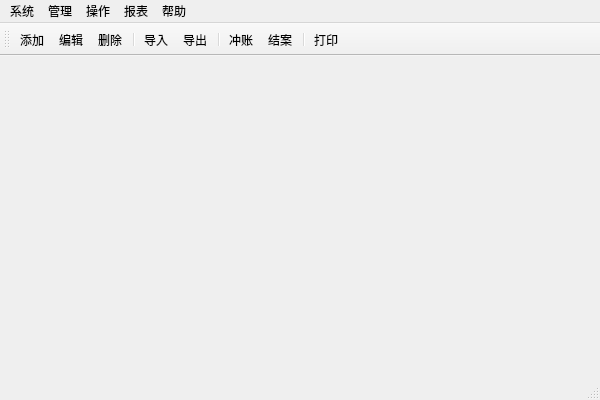
<?xml version="1.0" encoding="UTF-8"?>
<ui version="4.0">
 <author>Steve Xu</author>
 <class>FinanceMgrClass</class>
 <widget class="QMainWindow" name="FinanceMgrClass">
  <property name="geometry">
   <rect>
    <x>0</x>
    <y>0</y>
    <width>600</width>
    <height>400</height>
   </rect>
  </property>
  <property name="windowTitle">
   <string>FinanceMgr</string>
  </property>
  <widget class="QWidget" name="centralWidget"/>
  <widget class="QMenuBar" name="menuBar">
   <property name="geometry">
    <rect>
     <x>0</x>
     <y>0</y>
     <width>600</width>
     <height>20</height>
    </rect>
   </property>
   <widget class="QMenu" name="menu">
    <property name="title">
     <string>系统</string>
    </property>
    <addaction name="action_9"/>
    <addaction name="action"/>
   </widget>
   <widget class="QMenu" name="menu_2">
    <property name="title">
     <string>帮助</string>
    </property>
    <addaction name="action_2"/>
    <addaction name="action_3"/>
   </widget>
   <widget class="QMenu" name="menu_4">
    <property name="title">
     <string>操作</string>
    </property>
    <addaction name="actionInsert"/>
    <addaction name="actionEdit"/>
    <addaction name="actionDel"/>
    <addaction name="separator"/>
    <addaction name="actionImport"/>
    <addaction name="actionExport"/>
    <addaction name="separator"/>
    <addaction name="actionStrike"/>
    <addaction name="actionFinal"/>
    <addaction name="actionTransfer"/>
   </widget>
   <widget class="QMenu" name="menu_5">
    <property name="title">
     <string>报表</string>
    </property>
    <addaction name="actionCash"/>
    <addaction name="action_12"/>
    <addaction name="action_13"/>
    <addaction name="action_14"/>
    <addaction name="action_15"/>
    <addaction name="action_16"/>
   </widget>
   <widget class="QMenu" name="menu_6">
    <property name="title">
     <string>管理</string>
    </property>
    <addaction name="actionCheck"/>
    <addaction name="actionBudget"/>
    <addaction name="actionIncome"/>
    <addaction name="actionBankAccount"/>
    <addaction name="actionDepartment"/>
    <addaction name="actionTitle"/>
    <addaction name="actionDetailTitle"/>
   </widget>
   <addaction name="menu"/>
   <addaction name="menu_6"/>
   <addaction name="menu_4"/>
   <addaction name="menu_5"/>
   <addaction name="menu_2"/>
  </widget>
  <widget class="QStatusBar" name="statusBar"/>
  <widget class="QToolBar" name="toolBar">
   <property name="windowTitle">
    <string>操作</string>
   </property>
   <attribute name="toolBarArea">
    <enum>TopToolBarArea</enum>
   </attribute>
   <attribute name="toolBarBreak">
    <bool>false</bool>
   </attribute>
   <addaction name="actionInsert"/>
   <addaction name="actionEdit"/>
   <addaction name="actionDel"/>
   <addaction name="separator"/>
   <addaction name="actionImport"/>
   <addaction name="actionExport"/>
   <addaction name="separator"/>
   <addaction name="actionStrike"/>
   <addaction name="actionFinal"/>
   <addaction name="separator"/>
   <addaction name="actionPrint"/>
  </widget>
  <action name="action">
   <property name="text">
    <string>退出</string>
   </property>
  </action>
  <action name="action_2">
   <property name="text">
    <string>帮助</string>
   </property>
  </action>
  <action name="action_3">
   <property name="text">
    <string>关于</string>
   </property>
  </action>
  <action name="action_4">
   <property name="text">
    <string>拷贝</string>
   </property>
  </action>
  <action name="action_5">
   <property name="text">
    <string>复制</string>
   </property>
  </action>
  <action name="action_6">
   <property name="text">
    <string>粘贴</string>
   </property>
  </action>
  <action name="actionInsert">
   <property name="icon">
    <iconset resource="financemgr.qrc">
     <normaloff>:/Icon/Resources/add2.png</normaloff>:/Icon/Resources/add2.png</iconset>
   </property>
   <property name="text">
    <string>添加</string>
   </property>
  </action>
  <action name="action_9">
   <property name="text">
    <string>修改密码</string>
   </property>
  </action>
  <action name="actionEdit">
   <property name="icon">
    <iconset resource="financemgr.qrc">
     <normaloff>:/Icon/Resources/edit.png</normaloff>:/Icon/Resources/edit.png</iconset>
   </property>
   <property name="text">
    <string>编辑</string>
   </property>
  </action>
  <action name="actionDel">
   <property name="icon">
    <iconset resource="financemgr.qrc">
     <normaloff>:/Icon/Resources/delete.png</normaloff>:/Icon/Resources/delete.png</iconset>
   </property>
   <property name="text">
    <string>删除</string>
   </property>
  </action>
  <action name="actionDepartment">
   <property name="text">
    <string>部门管理</string>
   </property>
  </action>
  <action name="actionBankAccount">
   <property name="text">
    <string>帐号管理</string>
   </property>
  </action>
  <action name="actionCheck">
   <property name="text">
    <string>请款单管理</string>
   </property>
  </action>
  <action name="actionBudget">
   <property name="text">
    <string>预算管理</string>
   </property>
  </action>
  <action name="actionTitle">
   <property name="text">
    <string>科目管理</string>
   </property>
  </action>
  <action name="actionDetailTitle">
   <property name="text">
    <string>详细科目管理</string>
   </property>
  </action>
  <action name="actionIncome">
   <property name="text">
    <string>收入管理</string>
   </property>
  </action>
  <action name="actionImport">
   <property name="icon">
    <iconset resource="financemgr.qrc">
     <normaloff>:/Icon/Resources/box_download_48.png</normaloff>:/Icon/Resources/box_download_48.png</iconset>
   </property>
   <property name="text">
    <string>导入</string>
   </property>
  </action>
  <action name="actionExport">
   <property name="icon">
    <iconset resource="financemgr.qrc">
     <normaloff>:/Icon/Resources/box_upload_48.png</normaloff>:/Icon/Resources/box_upload_48.png</iconset>
   </property>
   <property name="text">
    <string>导出</string>
   </property>
  </action>
  <action name="actionCash">
   <property name="text">
    <string>现金收支表</string>
   </property>
  </action>
  <action name="action_12">
   <property name="text">
    <string>银行存款流量表</string>
   </property>
  </action>
  <action name="action_13">
   <property name="text">
    <string>特别预算表</string>
   </property>
  </action>
  <action name="action_14">
   <property name="text">
    <string>预算差异表</string>
   </property>
  </action>
  <action name="action_15">
   <property name="text">
    <string>请款明细表</string>
   </property>
  </action>
  <action name="action_16">
   <property name="text">
    <string>冲账明细表</string>
   </property>
  </action>
  <action name="actionStrike">
   <property name="icon">
    <iconset resource="financemgr.qrc">
     <normaloff>:/Icon/Resources/app_48.png</normaloff>:/Icon/Resources/app_48.png</iconset>
   </property>
   <property name="text">
    <string>冲账</string>
   </property>
  </action>
  <action name="actionFinal">
   <property name="icon">
    <iconset resource="financemgr.qrc">
     <normaloff>:/Icon/Resources/accepted_48.png</normaloff>:/Icon/Resources/accepted_48.png</iconset>
   </property>
   <property name="text">
    <string>结案</string>
   </property>
  </action>
  <action name="actionTransfer">
   <property name="icon">
    <iconset resource="financemgr.qrc">
     <normaloff>:/Icon/Resources/arrow_right_green_48.png</normaloff>:/Icon/Resources/arrow_right_green_48.png</iconset>
   </property>
   <property name="text">
    <string>预算资料结转</string>
   </property>
  </action>
  <action name="actionPrint">
   <property name="icon">
    <iconset resource="financemgr.qrc">
     <normaloff>:/Icon/Resources/Print.png</normaloff>:/Icon/Resources/Print.png</iconset>
   </property>
   <property name="text">
    <string>打印</string>
   </property>
   <property name="toolTip">
    <string>打印</string>
   </property>
  </action>
 </widget>
 <layoutdefault spacing="6" margin="11"/>
 <resources>
  <include location="financemgr.qrc"/>
 </resources>
 <connections/>
</ui>
